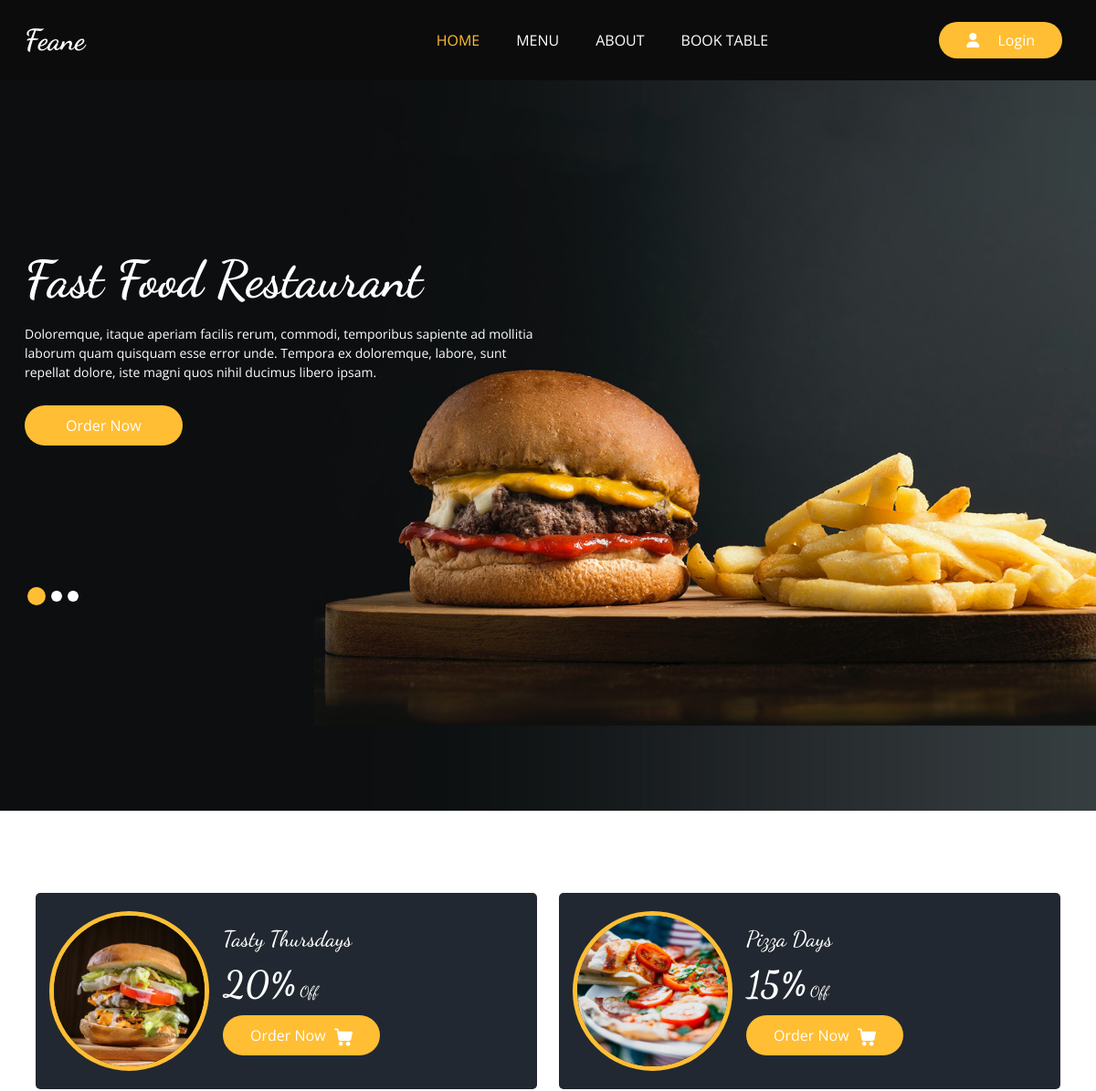
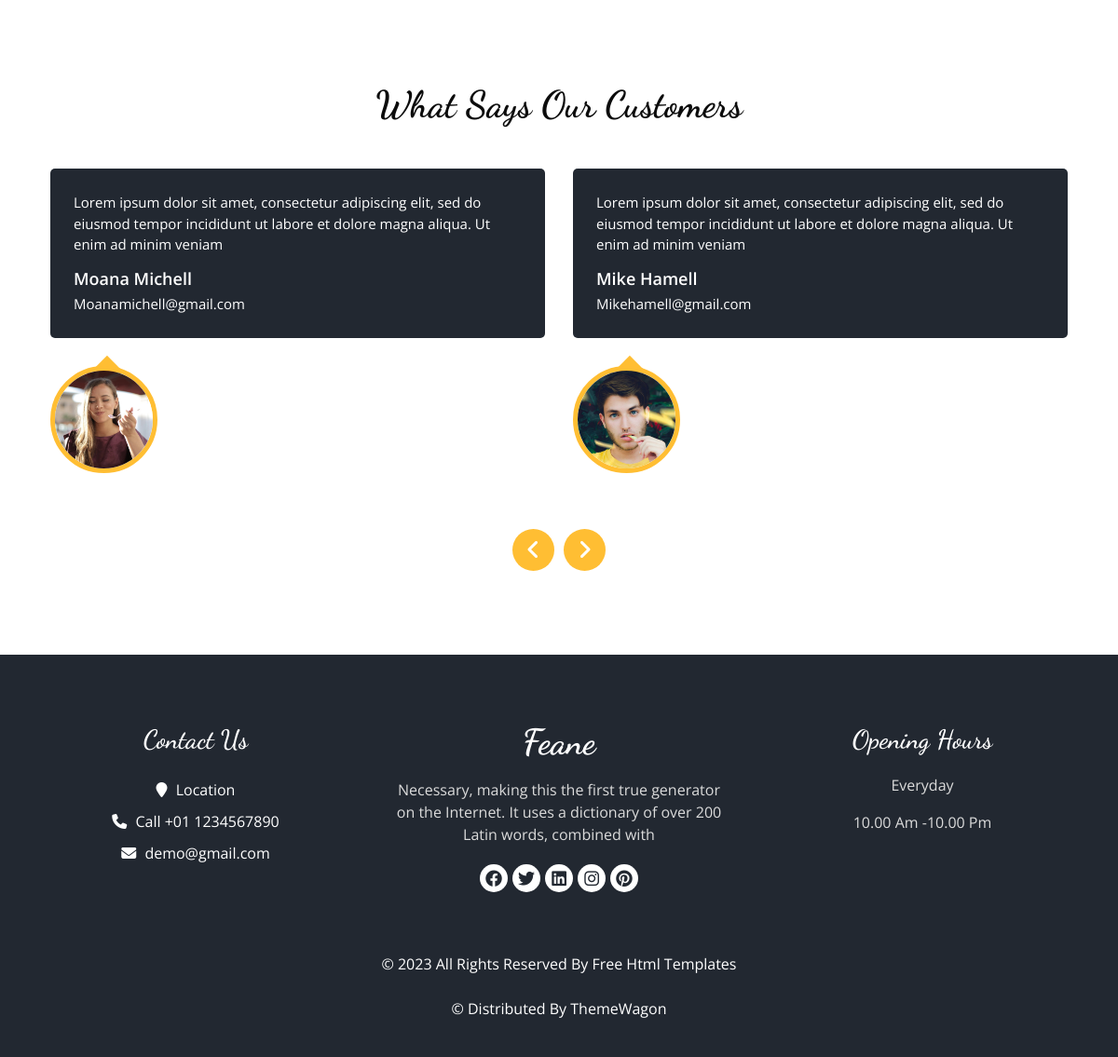
The page / on the database its author committed (2 pictures, top to bottom).
### project/models.py (models this page shows, shortened)
class Comment(models.Model):
    name = models.CharField(max_length=100, verbose_name='Name')
    surname = models.CharField(max_length=100, verbose_name='Surname')
    email = models.EmailField(max_length=100, verbose_name='Email')
    comment = models.TextField(verbose_name='Comment')
    customer_image = models.ImageField(upload_to='comment', verbose_name='Customer-image', default="")

### project/views.py (the view)
# urls.py: path('',myProjects.home, name='home'),
def home(request):
    menu = Menu.objects.all()
    comment = Comment.objects.all()
    return render(request,'home.html',{'menu':menu, 'comment':comment})

### project/templates/home.html (shortened to what this page needs)
{% extends 'base.html' %}
{% load static %}
{% block content %}
<div class="hero_area">
    <div class="bg-box">
      <img src="{% static 'images/hero-bg.jpg' %}" alt=""/>
    </div>
    {% include 'partials/slider.html' %}
  </div>
  <div class="container">
    {% include 'partials/offer-section.html' %}
</div>
<div class="container">
    {% include 'partials/client-section.html' %}
</div>
{% endblock content%}

### project/templates/partials/client-section.html
{% load static %}
<section class="client_section layout_padding-bottom">
  <div class="container">
    <div class="heading_container heading_center psudo_white_primary mb_45">
      <h2>What Says Our Customers</h2>
    </div>
    <div class="carousel-wrap row">
      <div class="owl-carousel client_owl-carousel">
        {% for item in comment %}
        <div class="item">
          <div class="box">
            <div class="detail-box">
              <p> {{item.comment}}
              </p>
              <h6>{{item.name}} {{item.surname}}</h6>
              <p>{{item.email}}</p>
            </div>
            <div class="img-box">
              <img
                src="{{item.customer_image.url}}"
                alt=""
                width="115"
                height="115"
                class="box-img"
              />
            </div>
          </div>
        </div>
        {% endfor %}
      </div>
    </div>
  </div>
</section>

### project/static/css/style.css (style rules this page uses)
body { font-family: "Open Sans", sans-serif; color: #0c0c0c; background-color: #ffffff; overflow-x: hidden; }
.layout_padding-bottom { padding-bottom: 90px; }
h1, h2 { font-family: 'Dancing Script', cursive; }
.heading_container { display: -webkit-box; display: -ms-flexbox; display: flex; -webkit-box-orient: vertical; -webkit-box-direction: normal; -ms-flex-direction: column; flex-direction: column; -webkit-box-align: start; -ms-flex-align: start; align-items: flex-start; }
.heading_container h2 { position: relative; margin-bottom: 0; font-size: 2.5rem; font-weight: bold; }
.heading_container.heading_center { -webkit-box-align: center; -ms-flex-align: center; align-items: center; text-align: center; }
.hero_area { position: relative; min-height: 100vh; display: -webkit-box; display: -ms-flexbox; display: flex; -webkit-box-orient: vertical; -webkit-box-direction: normal; -ms-flex-direction: column; flex-direction: column; }
.bg-box { position: absolute; top: 0; left: 0; width: 100%; height: 100%; }
.bg-box img { width: 100%; height: 100%; -o-object-fit: cover; object-fit: cover; }
.client_section .heading_container { margin-bottom: 30px; }
.client_section .box { display: -webkit-box; display: -ms-flexbox; display: flex; -webkit-box-orient: vertical; -webkit-box-direction: normal; -ms-flex-direction: column; flex-direction: column; margin: 15px; }
.client_section .box .img-box { position: relative; display: -webkit-box; display: -ms-flexbox; display: flex; -webkit-box-pack: center; -ms-flex-pack: center; justify-content: center; -webkit-box-align: center; -ms-flex-align: center; align-items: center; width: 115px; position: relative; margin-top: 30px; }
.client_section .box .img-box img { border-radius: 100%; border: 5px solid #ffbe33; position: relative; }
.client_section .box .img-box::before { content: ""; position: absolute; left: 50%; top: 0; width: 20px; height: 20px; background-color: #ffbe33; -webkit-transform: rotate(45deg) translateX(-50%); transform: rotate(45deg) translateX(-50%); }
.client_section .box .detail-box { background-color: #222831; color: #ffffff; padding: 25px 25px 15px 25px; border-radius: 5px; }
.client_section .box .detail-box h6 { font-weight: 600; font-size: 18px; margin: 15px 0 5px 0; }
.client_section .box .detail-box p { margin-bottom: 0; font-size: 15px; margin-bottom: 10px; }

### project/static/css/responsive.css (style rules this page uses)
@media (min-width: 1200px) { .container { max-width: 1170px; } }

### rows shown on the page
Comment: comment "Lorem ipsum dolor sit amet, consectetur adipiscing elit, sed do eiusmod tempor incididunt ut labore et dolore magna aliqua. Ut enim ad minim veniam", name "Moana", surname "Michell", email "Moanamichell@gmail.com", customer_image (picture)
Comment: comment "Lorem ipsum dolor sit amet, consectetur adipiscing elit, sed do eiusmod tempor incididunt ut labore et dolore magna aliqua. Ut enim ad minim veniam", name "Mike", surname "Hamell", email "Mikehamell@gmail.com", customer_image (picture)
